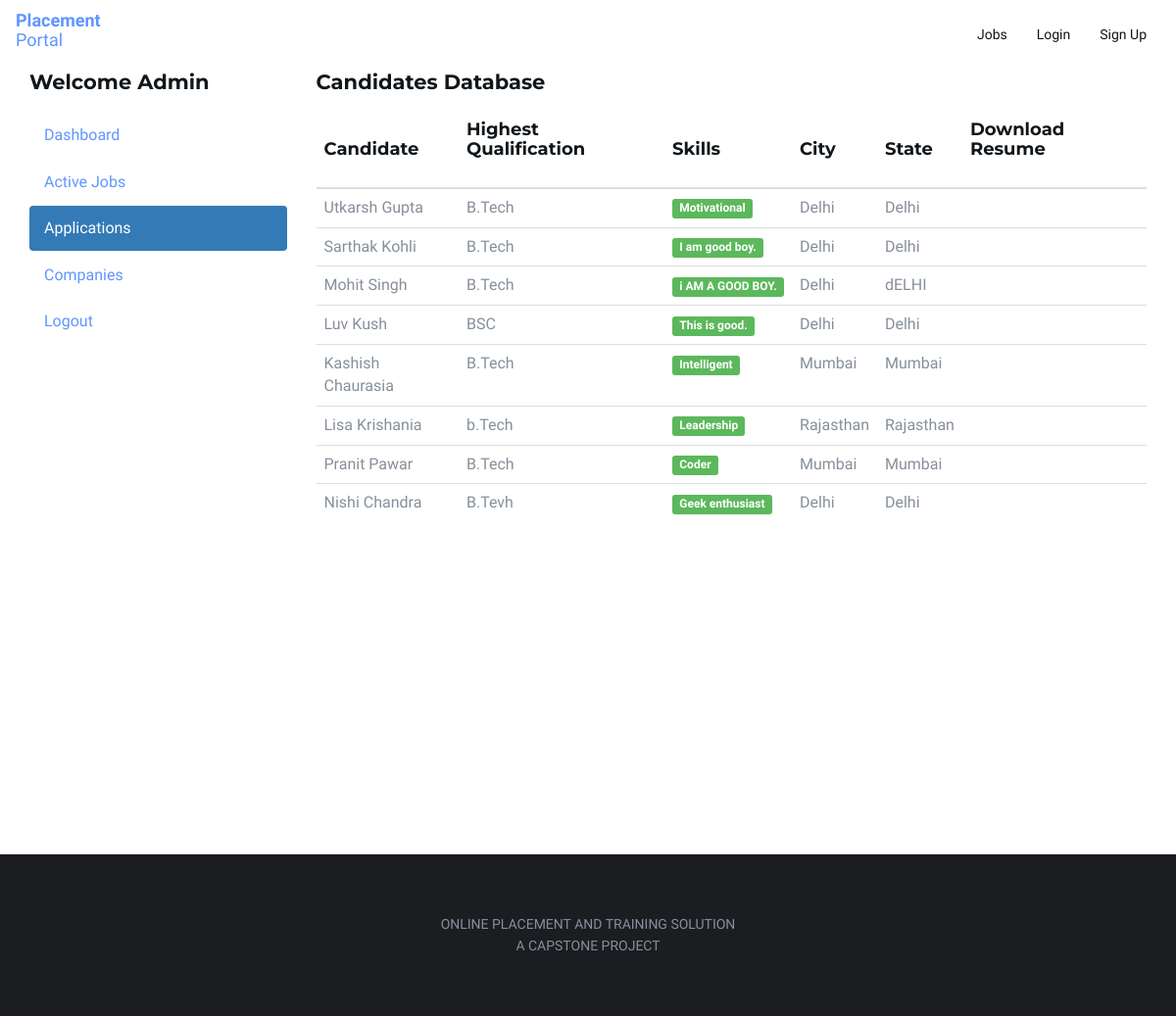
Page /admin/applications.php (signed in) on the committed database.
### tables this page shows
CREATE TABLE `users` (
  `id_user` int(11) NOT NULL,
  `firstname` varchar(255) NOT NULL,
  `lastname` varchar(255) NOT NULL,
  `email` varchar(255) NOT NULL,
  `password` varchar(255) NOT NULL,
  `address` text,
  `city` varchar(255) DEFAULT NULL,
  `state` varchar(255) DEFAULT NULL,
  `contactno` varchar(255) DEFAULT NULL,
  `qualification` varchar(255) DEFAULT NULL,
  `stream` varchar(255) DEFAULT NULL,
  `passingyear` varchar(255) DEFAULT NULL,
  `dob` varchar(255) DEFAULT NULL,
  `age` varchar(255) DEFAULT NULL,
  `designation` varchar(255) DEFAULT NULL,
  `resume` varchar(255) DEFAULT NULL,
  `hash` varchar(255) DEFAULT NULL,
  `active` int(11) NOT NULL DEFAULT '0',
  `aboutme` text,
  `skills` text
);

### admin/applications.php (the view, shortened to what this page needs)
<?php
require_once("../db.php");
?>
<!DOCTYPE html>
<html>
<head>
	<link type="text/css" rel="stylesheet" href="../css/bootstrap.min.css" />
	<link type="text/css" rel="stylesheet" href="../css/owl.carousel.css" />
	<link type="text/css" rel="stylesheet" href="../css/owl.theme.default.css" />
	<link type="text/css" rel="stylesheet" href="../css/magnific-popup.css" />
    <link rel="stylesheet" href="https://cdnjs.cloudflare.com/ajax/libs/ionicons/2.0.1/css/ionicons.min.css">
	<link type="text/css" rel="stylesheet" href="../css/style.css" />
</head>
<body>
		<nav id="nav" class="navbar navbar-expand-sm bg-light">
        <div class="container">
				<div class="navbar-header">
				<a class="navbar-brand " href="../index.php"><b>Placement </b><br/>Portal
				</a>
				</div>
				<ul class="main-nav nav navbar-nav navbar-right">
					<li><a href="../jobs.php">Jobs</a></li>
					<?php if(empty($_SESSION['id_user']) && empty($_SESSION['id_company'])) { ?>
          <li>
            <a href="../login.php">Login</a>
          </li>
          <li>
            <a href="../sign-up.php">Sign Up</a>
          </li>
          <?php } ?>
				</ul>
			</div>
		</nav>
  <div class="content-wrapper" style="margin-left: 0px;">
    <section id="candidates" class="content-header">
      <div class="container">
        <div class="row">
          <div class="col-md-3">
            <div class="box box-solid">
              <div class="box-header with-border">
                <h3 class="box-title">Welcome <b>Admin</b></h3>
              </div>
              <div class="box-body no-padding">
                <ul class="nav nav-pills nav-stacked">
                  <li><a href="dashboard.php"><span class="ion-ios-analytics step-size-32 "></span></i> Dashboard</a></li>
                  <li><a href="active-jobs.php"><span class="ion-briefcase step-size-32"></span> Active Jobs</a></li>
                  <li class="active"><a href="applications.php"><span class="ion-document-text step-size-32 "></span> Applications</a></li>
                  <li><a href="companies.php"><span class="ion-ios-people step-size-32"></span> Companies</a></li>
                  <li><a href="../logout.php"><span class="ion-android-exit step-size-32 "></span>Logout</a></li>
                </ul>
              </div>
            </div>
          </div>
          <div class="col-md-9 bg-white padding-2">
            <h3>Candidates Database</h3>
            <div class="row margin-top-20">
              <div class="col-md-12">
                <div class="box-body table-responsive no-padding">
                  <table id="example2" class="table table-hover">
                    <thead>
                      <th><h4>Candidate</h4></th>
                      <th><h4>Highest Qualification</h4></th>
                      <th><h4>Skills</h4></th>
                      <th><h4>City</h4></th>
                      <th><h4>State</h4></th>
                      <th><h4>Download Resume</h4></th>
                    </thead>
                    <tbody>
                      <?php
                       $sql = "SELECT * FROM users";
                            $result = $conn->query($sql);
                            if($result->num_rows > 0) {
                              while($row = $result->fetch_assoc())
                              {
                                $skills = $row['skills'];
                                $skills = explode(',', $skills);
                      ?>
                      <tr>
                        <td><?php echo $row['firstname'].' '.$row['lastname']; ?></td>
                        <td><?php echo $row['qualification']; ?></td>
                        <td>
                          <?php
                          foreach ($skills as $value) {
                            echo ' <span class="label label-success">'.$value.'</span>';
                          }
                          ?>
                        </td>
                        <td><?php echo $row['city']; ?></td>
                        <td><?php echo $row['state']; ?></td>
                        <?php if($row['resume'] != '') { ?>
                        <td><a href="../uploads/resume/<?php echo $row['resume']; ?>" download="<?php echo $row['firstname'].' Resume'; ?>"><span class="ion-card"></span></a></td>
                        <?php } else { ?>
                        <td>No Resume Uploaded</td>
                        <?php } ?>
                      </tr>
                      <?php
                        }
                      }
                      ?>
                    </tbody>
                  </table>
                </div>
              </div>
            </div>
          </div>
        </div>
      </div>
    </section>
  </div>
	<footer id="footer" class="sm-padding bg-dark">
		<div class="container">
			<div class="row">
				<div class="col-md-12">
					<div class="footer-copyright">
                        <p>Online Placement And Training Solution<br/>A Capstone Project</p>
					</div>
				</div>
			</div>
		</div>
	</footer>
</body>
</html>

### css/style.css (style rules this page uses)
body { font-family: 'Varela Round', sans-serif; font-size: 16px; line-height: 1.6; overflow-x: hidden; color: #868F9B; }
h1, h2, h3, h4, h5, h6 { font-family: 'Montserrat', sans-serif; font-weight: 700; margin-top: 0px; margin-bottom: 20px; color: #10161A; }
h3 { font-size: 21px; }
h4 { font-size: 18px; }
a { color: #6195FF; text-decoration: none; -webkit-transition: 0.2s opacity; transition: 0.2s opacity; }
ul, ol { margin: 0; padding: 0; list-style: none }
.sm-padding { padding-top: 60px; padding-bottom: 60px; }
.bg-dark { background-color: #1C1D21; }
.navbar-brand { padding:1px; }
#nav { padding: 10px 0px; background: #FFF; -webkit-transition: 0.2s padding; transition: 0.2s padding; z-index: 999; }
#nav.navbar { border: none; border-radius: 0; margin-bottom: 0px; }
@media only screen and (min-width: 768px) { .main-nav li { padding: 0px 15px; } }
@media only screen and (min-width: 768px) { .main-nav li a { font-size: 14px; -webkit-transition: 0.2s color; transition: 0.2s color; } }
@media only screen and (min-width: 768px) { .main-nav>li>a { color: #10161A; padding: 15px 0px; } }
@media only screen and (min-width: 768px) { .main-nav>li>a:after { content: ""; display: block; background-color: #6195FF; height: 2px; width: 0%; -webkit-transition: 0.2s width; transition: 0.2s width; } }
#footer { position: relative; }
.footer-copyright p { text-align: center; font-size: 14px; text-transform: uppercase; margin: 0; }

### rows in the picture
users: firstname "Utkarsh", lastname "Gupta", qualification "B.Tech", skills "Motivational", city "Delhi", state "Delhi"
users: firstname "Sarthak", lastname "Kohli", qualification "B.Tech", skills "I am good boy.", city "Delhi", state "Delhi"
users: firstname "Mohit", lastname "Singh", qualification "B.Tech", skills "i AM A GOOD BOY.", city "Delhi", state "dELHI"
users: firstname "Luv", lastname "Kush", qualification "BSC", skills "This is good.", city "Delhi", state "Delhi"
users: firstname "Kashish", lastname "Chaurasia", qualification "B.Tech", skills "Intelligent", city "Mumbai", state "Mumbai"
users: firstname "Lisa", lastname "Krishania", qualification "b.Tech", skills "Leadership", city "Rajasthan", state "Rajasthan"
users: firstname "Pranit", lastname "Pawar", qualification "B.Tech", skills "Coder", city "Mumbai", state "Mumbai"
users: firstname "Nishi", lastname "Chandra", qualification "B.Tevh", skills "Geek enthusiast", city "Delhi", state "Delhi"
